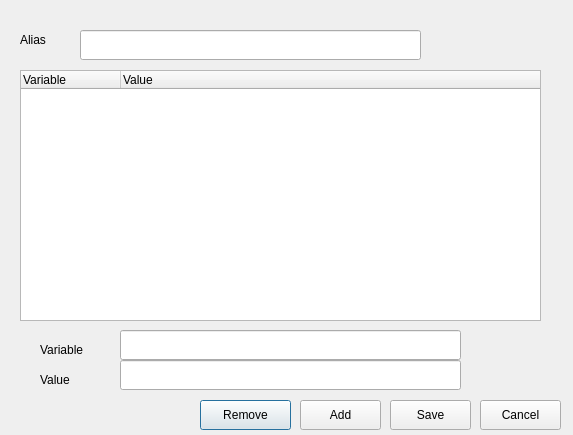
<?xml version="1.0" encoding="UTF-8"?>
<ui version="4.0">
 <class>Dialog</class>
 <widget class="QDialog" name="Dialog">
  <property name="windowModality">
   <enum>Qt::NonModal</enum>
  </property>
  <property name="enabled">
   <bool>true</bool>
  </property>
  <property name="geometry">
   <rect>
    <x>0</x>
    <y>0</y>
    <width>573</width>
    <height>435</height>
   </rect>
  </property>
  <property name="windowTitle">
   <string>New Robot</string>
  </property>
  <widget class="QWidget" name="verticalLayoutWidget">
   <property name="geometry">
    <rect>
     <x>20</x>
     <y>70</y>
     <width>521</width>
     <height>251</height>
    </rect>
   </property>
   <layout class="QVBoxLayout" name="verticalLayout">
    <item>
     <widget class="QTreeWidget" name="treeWidgetRobot">
      <column>
       <property name="text">
        <string>Variable</string>
       </property>
      </column>
      <column>
       <property name="text">
        <string>Value</string>
       </property>
      </column>
     </widget>
    </item>
   </layout>
  </widget>
  <widget class="QLineEdit" name="txtValueRobot">
   <property name="geometry">
    <rect>
     <x>120</x>
     <y>360</y>
     <width>341</width>
     <height>30</height>
    </rect>
   </property>
  </widget>
  <widget class="QLineEdit" name="txtVariableRobot">
   <property name="geometry">
    <rect>
     <x>120</x>
     <y>330</y>
     <width>341</width>
     <height>30</height>
    </rect>
   </property>
  </widget>
  <widget class="QLabel" name="label">
   <property name="geometry">
    <rect>
     <x>40</x>
     <y>340</y>
     <width>75</width>
     <height>20</height>
    </rect>
   </property>
   <property name="text">
    <string>Variable</string>
   </property>
  </widget>
  <widget class="QLabel" name="label_2">
   <property name="geometry">
    <rect>
     <x>40</x>
     <y>370</y>
     <width>75</width>
     <height>20</height>
    </rect>
   </property>
   <property name="text">
    <string>Value</string>
   </property>
  </widget>
  <widget class="QPushButton" name="btnRemoveRobot">
   <property name="geometry">
    <rect>
     <x>200</x>
     <y>400</y>
     <width>91</width>
     <height>30</height>
    </rect>
   </property>
   <property name="text">
    <string>Remove</string>
   </property>
  </widget>
  <widget class="QPushButton" name="btnSaveRobot">
   <property name="geometry">
    <rect>
     <x>390</x>
     <y>400</y>
     <width>81</width>
     <height>30</height>
    </rect>
   </property>
   <property name="text">
    <string>Save</string>
   </property>
  </widget>
  <widget class="QPushButton" name="btnAddRobot">
   <property name="geometry">
    <rect>
     <x>300</x>
     <y>400</y>
     <width>81</width>
     <height>30</height>
    </rect>
   </property>
   <property name="text">
    <string>Add</string>
   </property>
  </widget>
  <widget class="QLineEdit" name="txtAlias">
   <property name="geometry">
    <rect>
     <x>80</x>
     <y>30</y>
     <width>341</width>
     <height>30</height>
    </rect>
   </property>
  </widget>
  <widget class="QLabel" name="label_3">
   <property name="geometry">
    <rect>
     <x>20</x>
     <y>30</y>
     <width>51</width>
     <height>20</height>
    </rect>
   </property>
   <property name="text">
    <string>Alias</string>
   </property>
  </widget>
  <widget class="QPushButton" name="btnCancelRobot">
   <property name="geometry">
    <rect>
     <x>480</x>
     <y>400</y>
     <width>81</width>
     <height>30</height>
    </rect>
   </property>
   <property name="text">
    <string>Cancel</string>
   </property>
  </widget>
 </widget>
 <resources/>
 <connections/>
</ui>
